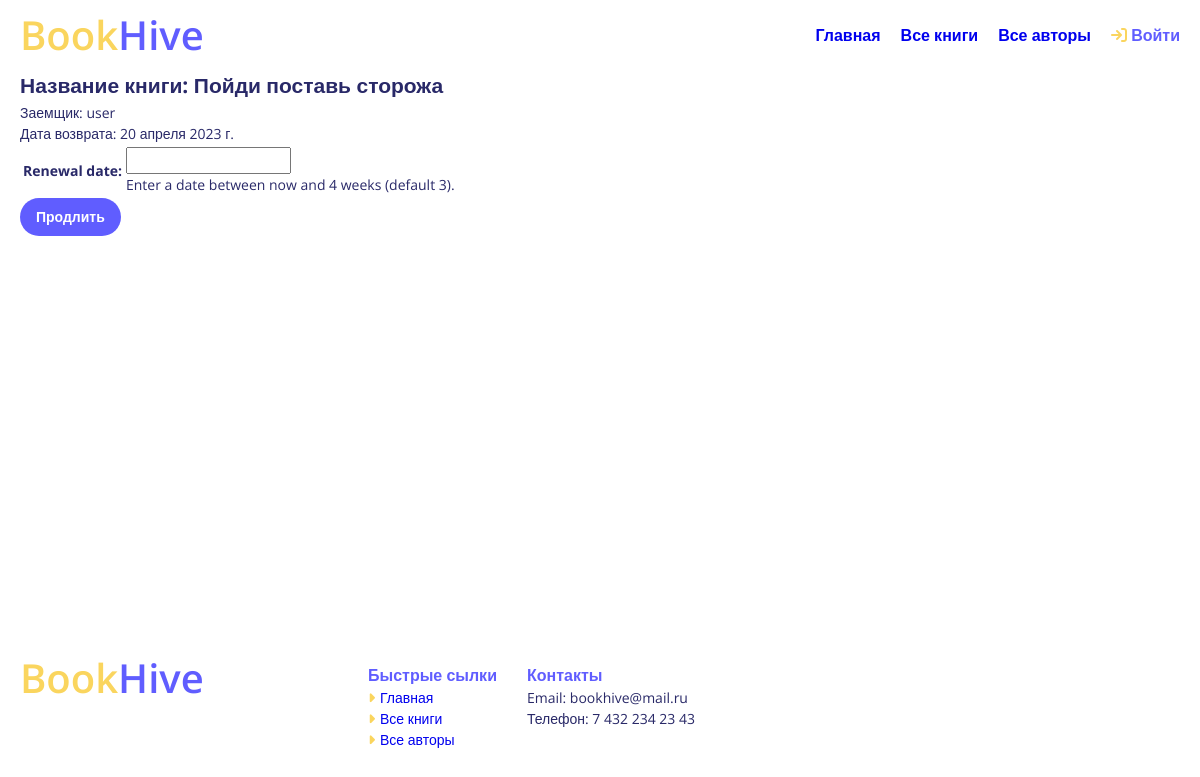
The page /catalog/book/7a4a6f86-00a7-4667-af9f-635ac571d13a/renew/ on the database its author committed.
### catalog/models.py (models this page shows, shortened)
class BookInstance(models.Model):
    id = models.UUIDField(primary_key=True, default=uuid.uuid4, help_text="Unique ID for this particular book across whole library")
    book = models.ForeignKey('Book', on_delete=models.SET_NULL, null=True)
    imprint = models.CharField(max_length=200)
    due_back = models.DateField(null=True, blank=True)
    borrower = models.ForeignKey(User, on_delete=models.SET_NULL, null=True, blank=True)
    LOAN_STATUS = (
        ('m', 'Maintenance'),
        ('o', 'On loan'),
        ('a', 'Available'),
        ('r', 'Reserved'),
    )
    status = models.CharField(max_length=1, choices=LOAN_STATUS, blank=True, default='m', help_text='Book availability')
    class Meta:
        ordering = ["due_back"]
        permissions = (("can_mark_returned", "Set book as returned"),)
    @property
    def is_overdue(self):
        if self.due_back and date.today() > self.due_back:
            return True
        return False

class Book(models.Model):
    image = models.ImageField(null=True, blank=True,default='default.jpg', upload_to='Books')
    title = models.CharField(max_length=200)
    author = models.ForeignKey('Author', on_delete=models.SET_NULL, null=True)
    summary = models.TextField(max_length=1000, help_text="Enter a brief description of the book")
    isbn = models.CharField('ISBN',max_length=13, help_text='13 Character <a href="https://www.isbn-international.org/content/what-isbn">ISBN number</a>')
    genre = models.ManyToManyField(Genre, help_text="Select a genre for this book")
    def display_genre(self):
        """
        Creates a string for the Genre. This is required to display genre in Admin.
        """
        return ', '.join([ genre.name for genre in self.genre.all()[:3] ])
    display_genre.short_description = 'Genre'

### catalog/views.py (the view)
# urls.py: re_path(r'^book/(?P<pk>[-\w]+)/renew/$', views.renew_book_librarian, name='renew-book-librarian'),
def renew_book_librarian(request, pk):
    book_inst = get_object_or_404(BookInstance, pk=pk)
    if request.method == 'POST':
        form = RenewBookForm(request.POST)
        if form.is_valid():
            book_inst.due_back = form.cleaned_data['due_back']
            book_inst.save()
            return HttpResponseRedirect(reverse('profile') )
    else:
        proposed_renewal_date = datetime.date.today() + datetime.timedelta(weeks=3)
        form = RenewBookForm(initial={'renewal_date': proposed_renewal_date,})
    return render(request, 'catalog/book_renew_librarian.html', {'form': form, 'bookinst':book_inst})

### catalog/forms.py (shortened to what this page needs)
class RenewBookForm(forms.ModelForm):
    class Meta:
        model = BookInstance
        fields = ['due_back',]
        labels = { 'due_back': _('Renewal date'), }
        help_texts = { 'due_back': _('Enter a date between now and 4 weeks (default 3).'), }

### catalog/templates/catalog/book_renew_librarian.html (shortened to what this page needs)
{% extends "base_generic.html" %}
{% block content %}
    <div class="__container">
        <h1>Название книги: {{bookinst.book.title}}</h1>
        <p>Заемщик: {{bookinst.borrower}}</p>
        <p{% if bookinst.is_overdue %} class="text-danger"{% endif %}>Дата возврата: {{bookinst.due_back}}</p>
        <form action="" method="post">
            <table>
            {{ form }}
            </table>
            <input class="btn default_btn" type="submit" value="Продлить" />
        </form>
    </div>
{% endblock %}

### static/css/style.css (style rules this page uses)
*, *::before, *::after { box-sizing: border-box; }
body, h1, h2, h3, h4, p, ul[class], ol[class], li, figure, figcaption, blockquote, dl, dd { margin: 0; }
body { display: flex; flex-direction: column; min-height: 100vh; font-family: 'Open Sans', sans-serif; font-size: 14px; line-height: 22px; color: #292968; scroll-behavior: smooth; text-rendering: optimizeSpeed; line-height: 1.5; }
input, button, textarea, select { font: inherit; }
.__container { max-width: 1200px; padding: 0 20px; margin: 0 auto; }
.btn { display: inline-block !important; height: 38px; color: #fff !important; border-radius: 20px !important; border: none; font-weight: 600; cursor: pointer; padding: 8px 16px; }
.default_btn { background: #605dff !important; }

### rows shown on the page
BookInstance: book "Пойди поставь сторожа", borrower "user", due_back "20 апреля 2023 г."
